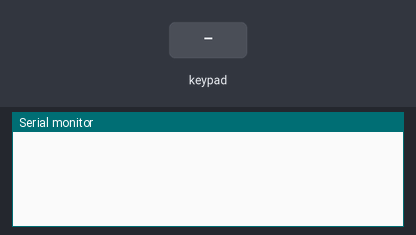
The sketch below on a simulated Arduino Uno, built with avr-gcc and run on an emulated ATmega328P. On the bench: the last lines printed to the serial monitor. The inputs (shaded band) are chosen by the test bench.

Above: at 1.2 s.
1.3 s: key '*' pressed
At 1.8 s:
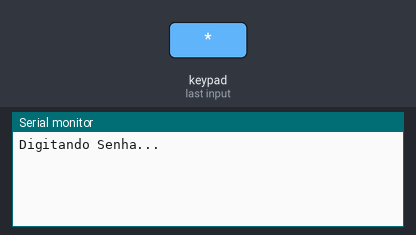
2.8 s: keypad keys 5 4 3 2 pressed 0.4 s apart
At 5.0 s:
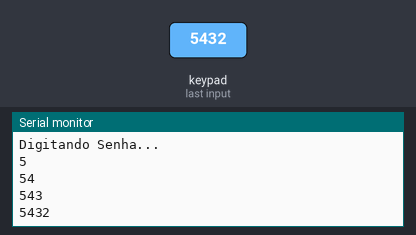
5.9 s: key '#' pressed
At 6.5 s:
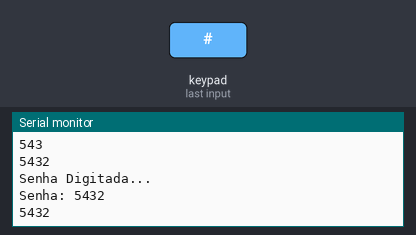
Timing chart, 0 to 8.9 s (numbered marks = the images above; inputs shaded):
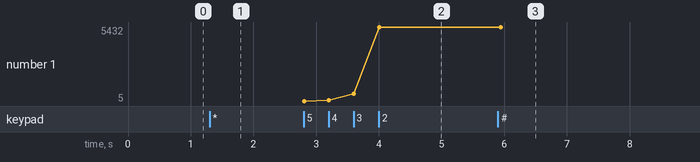

Measured:
- after the input at 1.3 s, the serial monitor: prints a new line at once (image 1)
- after the input at 2.8 s, the serial monitor: prints a new line at once (image 2)
- after the input at 5.9 s, the serial monitor: prints a new line at once (image 3)

The sketch:

Keypad.ino
```cpp
#include <Keypad.h>
#include <Wire.h>

bool digitandoSenha = false;
String senhaDigitada;
//char* senha = "1577";

const byte ROWS = 4; //four rows
const byte COLS = 3; //three columns

char keys[ROWS][COLS] = {
  {'1','2','3'},
  {'4','5','6'},
  {'7','8','9'},
  {'*','0','#'}
};

byte rowPins[ROWS] = {5, 4, 3, 2};   //connect to the row pinouts of the keypad
byte colPins[COLS] = {8, 7, 6};       //connect to the column pinouts of the keypad

Keypad keypad = Keypad( makeKeymap(keys), rowPins, colPins, ROWS, COLS );

void setup()
{
  Wire.begin();
  Serial.begin(9600);
  pinMode(2, INPUT);
}

void loop()
{
  char key = keypad.getKey();

  if (key)
  {

    if (digitandoSenha && key != '#')
    {
      senhaDigitada += key;
      Serial.println(senhaDigitada);
    }

    if(key == '*')
    {
      senhaDigitada = "";
      digitandoSenha = true;
      Serial.println("Digitando Senha...");
    }

    if (key == '#')
    {
      char teste[10];

      digitandoSenha = false;
      Serial.println("Senha Digitada...");
      Serial.print("Senha: ");
      Serial.println(senhaDigitada);

      senhaDigitada.toCharArray(teste, 10);

      Serial.println(teste);

//      if (senhaDigitada == senha)
//      {
//        Serial.println("");
//        Serial.println("Senha Correta");
//        Serial.println("Alarme Desativado");
//        Serial.println("");
//      }
//      else
//      {
//        Serial.println("ERROU");
//        Serial.println("");
      }
    }
  }
```
